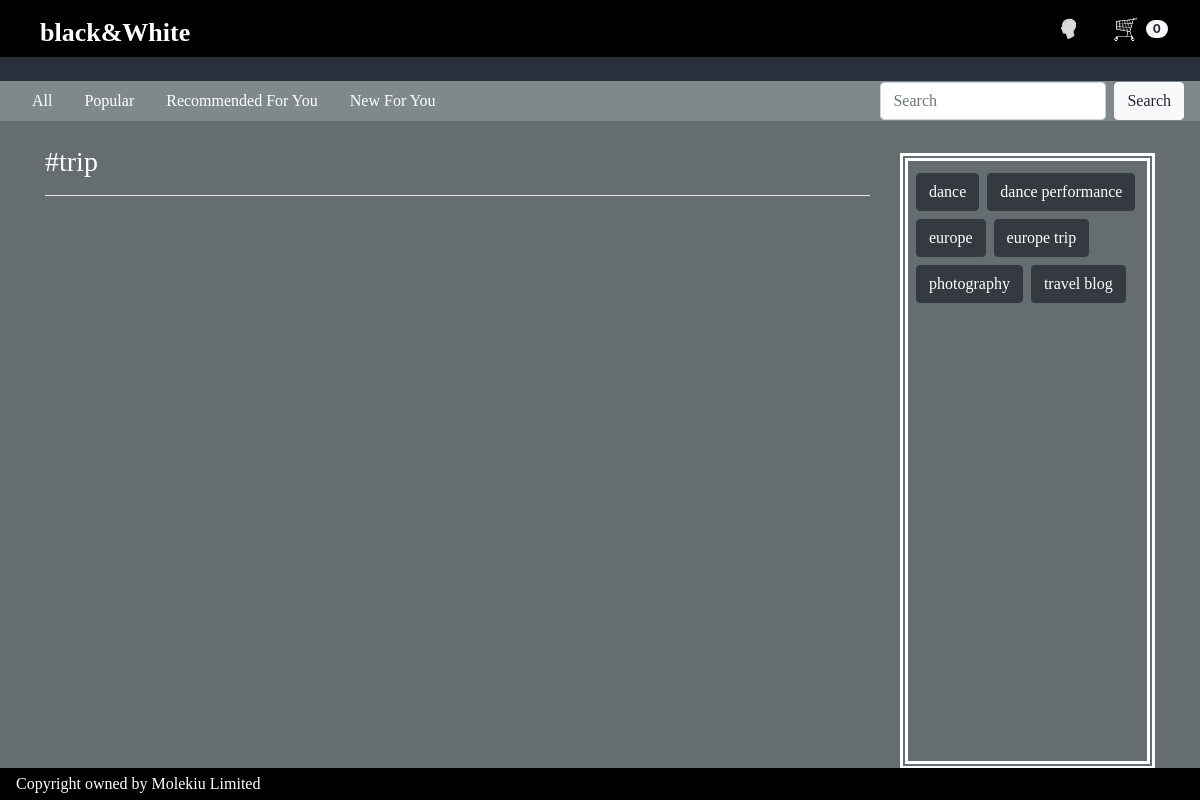
Page /webb/2/hashtag_detail/ on the committed database.
### webb/models.py (models this page shows, shortened)
class Hashtag(models.Model):
    tag_text = models.CharField(max_length=100)
    def get_absolute_url(self):
        return reverse('webb:hashtag_detail', args=[self.pk])

### webb/views.py (the view)
# urls.py: path('<int:pk>/hashtag_detail/', HashtagDetailView.as_view(), name='hashtag_detail'),
class HashtagDetailView(DetailView):
    model = Hashtag
    template_name = 'hashtags/hashtag_detail.html'
    def get_context_data(self, **kwargs):
        context = super().get_context_data(**kwargs)
        context['hashtags_list'] = Hashtag.objects.exclude(pk=self.get_object().pk).order_by('tag_text')
        return context

### webb/templates/hashtags/hashtag_detail.html (shortened to what this page needs)
{% load static %}
<!DOCTYPE html>
<html>
    <head>
		<link rel="stylesheet" href="https://maxcdn.bootstrapcdn.com/bootstrap/4.4.1/css/bootstrap.min.css">
		<link rel="stylesheet" href="https://cdnjs.cloudflare.com/ajax/libs/font-awesome/4.7.0/css/font-awesome.min.css">
    </head>
    <body style="background-color: #656D71">
        {% include 'nav/home_nav.html' %}
        <div id='art_news_ticker' style="background-color:#2A303B; height: 3vh;" class="nav-shadow">
        </div>
        {% include 'nav/blog_critique_nav.html'%}
        <div class="mt-3 didot row mx-auto" style="width: 95%; color: white">
            <div class="col-9">
                <h3 class="my-2">#{{ object.tag_text }}</h3>
                <hr style="background-color:white;">
            </div>
            <div class="col-3 w-100" style="height: 77vh;">
                <div class="container-fluid w-100 px-1 mt-3 py-2 h-100" style="border-color: white; border-style: double; border-width: 8px;
                overflow-y: auto;">
                    <div class="d-flex flex-wrap">
                        {% for hashtag in hashtags_list %}
                        <div class='m-1'><a class="btn btn-dark" href="{{ hashtag.get_absolute_url }}"
                            style="width: fit-content;">{{ hashtag.tag_text }}</a></div>
                        {% endfor %}
                    </div>
                </div>
            </div>
        </div>
        <footer class="fixed-bottom justify-content-between d-flex py-1 px-3" style="background-color:black; color:white;">
			<div id="copyright" class="didot">
				 Copyright owned by Molekiu Limited
			</div>
		</footer>
    </body>
</html>

### webb/templates/hashtags/hashtag_detail.html (style rules this page uses)
html, body { margin: 0; height: 100%; width: 100%; }
.didot { font-family: Didot, "Didot LT STD", "Hoefler Text", Garamond, "Times New Roman", serif; }
.nav-shadow { box-shadow: 0 5px 10px 0 rgba(0, 0, 0, 0.4), 0 6px 20px 0 rgba(0, 0, 0, 0.4); }
a { text-decoration: none; color:white }
body { background-color: #D5DAE0; }

### rows in the picture
Hashtag: tag_text "trip"
Hashtag: tag_text "dance"
Hashtag: tag_text "dance performance"
Hashtag: tag_text "europe"
Hashtag: tag_text "europe trip"
Hashtag: tag_text "photography"
Hashtag: tag_text "travel blog"
